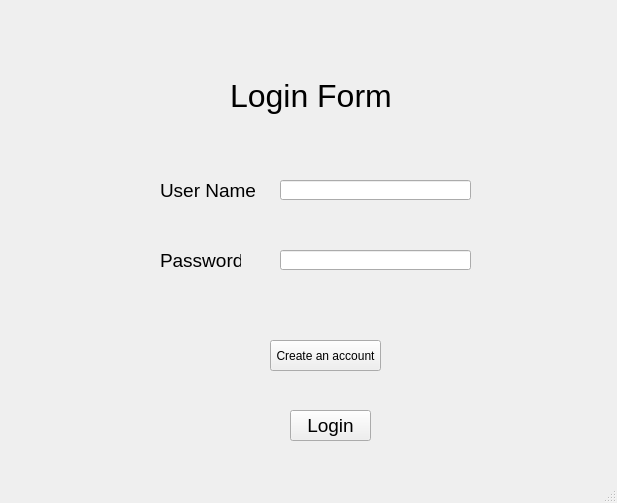
<?xml version="1.0" encoding="UTF-8"?>
<ui version="4.0">
 <class>MainWindow</class>
 <widget class="QMainWindow" name="MainWindow">
  <property name="geometry">
   <rect>
    <x>0</x>
    <y>0</y>
    <width>617</width>
    <height>503</height>
   </rect>
  </property>
  <property name="windowTitle">
   <string>MainWindow</string>
  </property>
  <widget class="QWidget" name="centralwidget">
   <widget class="QLabel" name="label">
    <property name="geometry">
     <rect>
      <x>230</x>
      <y>60</y>
      <width>161</width>
      <height>71</height>
     </rect>
    </property>
    <property name="font">
     <font>
      <pointsize>24</pointsize>
     </font>
    </property>
    <property name="text">
     <string>Login Form</string>
    </property>
   </widget>
   <widget class="QLabel" name="label_2">
    <property name="geometry">
     <rect>
      <x>160</x>
      <y>170</y>
      <width>101</width>
      <height>41</height>
     </rect>
    </property>
    <property name="font">
     <font>
      <pointsize>14</pointsize>
     </font>
    </property>
    <property name="text">
     <string>User Name</string>
    </property>
   </widget>
   <widget class="QLineEdit" name="lineEdit">
    <property name="geometry">
     <rect>
      <x>280</x>
      <y>180</y>
      <width>191</width>
      <height>20</height>
     </rect>
    </property>
   </widget>
   <widget class="QLabel" name="label_3">
    <property name="geometry">
     <rect>
      <x>160</x>
      <y>250</y>
      <width>81</width>
      <height>21</height>
     </rect>
    </property>
    <property name="font">
     <font>
      <pointsize>14</pointsize>
     </font>
    </property>
    <property name="text">
     <string>Password</string>
    </property>
   </widget>
   <widget class="QLineEdit" name="lineEdit_2">
    <property name="geometry">
     <rect>
      <x>280</x>
      <y>250</y>
      <width>191</width>
      <height>20</height>
     </rect>
    </property>
   </widget>
   <widget class="QPushButton" name="pushButton">
    <property name="geometry">
     <rect>
      <x>290</x>
      <y>410</y>
      <width>81</width>
      <height>31</height>
     </rect>
    </property>
    <property name="font">
     <font>
      <pointsize>14</pointsize>
     </font>
    </property>
    <property name="text">
     <string>Login</string>
    </property>
   </widget>
   <widget class="QPushButton" name="pushButton_2">
    <property name="geometry">
     <rect>
      <x>270</x>
      <y>340</y>
      <width>111</width>
      <height>31</height>
     </rect>
    </property>
    <property name="text">
     <string>Create an account</string>
    </property>
   </widget>
  </widget>
  <widget class="QMenuBar" name="menubar">
   <property name="geometry">
    <rect>
     <x>0</x>
     <y>0</y>
     <width>617</width>
     <height>21</height>
    </rect>
   </property>
  </widget>
  <widget class="QStatusBar" name="statusbar"/>
 </widget>
 <resources/>
 <connections/>
</ui>
